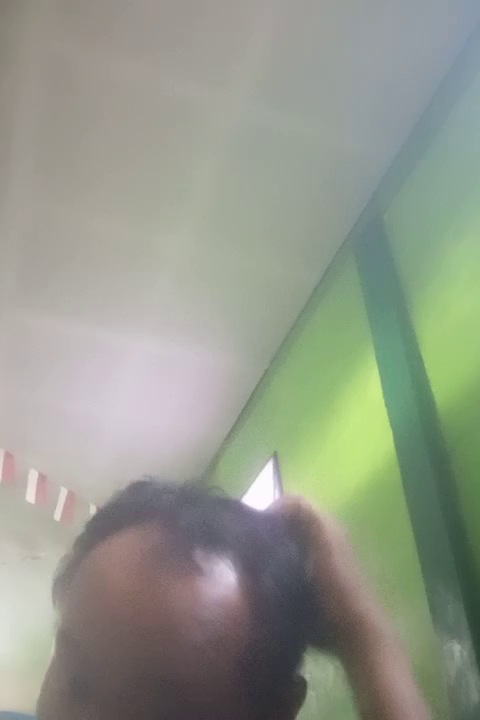
#> input picture frame 24 of dataset/video_singkat/S01_Guru_NurHolis.mp4, 480 x 720 px, given in place of the camera
$ python measure_lux.py
#> lines starting #> are read from the running program, lines starting #| are printed output that depends on the picture
#!/usr/bin/env python3
"""
=============================================================================
PENGUKURAN INTENSITAS CAHAYA (LUXOMETER) — SKRIPSI FACENET + EMAR
Penelitian : "Analisis Kinerja FaceNet dan Eye-Mouth Aspect Ratio (EMAR)
              pada Sistem Face Verification Mitigasi Serangan Spoofing Presensi"
Peneliti   : Qalwani Anugerah — NPM 221220048 — UMP 2026
=============================================================================

Fitur Utama:
1. Pembacaan Sensor Hardware (Luxmeter Digital via USB/Serial COM port atau Arduino/ESP32 BH1750/TSL2561).
2. Estimasi Fotometri Optik Kamera (OpenCV Frame Luminance Y = 0.2126R + 0.7152G + 0.0722B terkalibrasi ke Lux).
3. Preset Pengujian ISO/IEC 30107-3 & Uji Cochran's Q (Redup: <100 Lux, Standar: 100-300 Lux, Terang: >300 Lux).
4. Sinkronisasi Otomatis ke Backend Laravel (storage/app/lux_reading.json & POST /api/lux/update).
5. Visualisasi Real-Time Terminal Gauge & Mode Single-Shot (--once) untuk otomasi.
"""

import os
import sys
import time
import json
import re
import argparse
from pathlib import Path
from typing import Optional, Tuple, Dict, Any

# Root Project Directories
BASE_DIR = Path(__file__).resolve().parent.parent
STORAGE_FILE = BASE_DIR / "attendance-web" / "storage" / "app" / "lux_reading.json"
CALIBRATION_FILE = BASE_DIR / "attendance-web" / "storage" / "app" / "lux_calibration.json"
DEFAULT_API_URL = "http://127.0.0.1:8000/api/lux/update"

sys.path.insert(0, str(BASE_DIR))
from parameter_penelitian import LUX_NORMAL_MAX, LUX_REDUP_MAX  # noqa: E402

def load_calibration() -> Dict[str, float]:
    """Memuat faktor kalibrasi dari storage jika tersedia."""
    try:
        if CALIBRATION_FILE.exists():
            with open(CALIBRATION_FILE, "r", encoding="utf-8") as f:
                d = json.load(f)
                return {
                    "factor": float(d.get("factor", 1.0)),
                    "offset": float(d.get("offset", 0.0)),
                }
    except Exception:
        pass
    return {"factor": 1.0, "offset": 0.0}

# [15 lines left out: function save_calibration, not called in this run]

# ANSI Colors for Terminal Dashboard
RESET = "\033[0m"
BOLD = "\033[1m"
DIM = "\033[2m"
GREEN = "\033[92m"
YELLOW = "\033[93m"
BLUE = "\033[94m"
RED = "\033[91m"
CYAN = "\033[96m"


def categorize_lux(lux: float) -> Tuple[str, str, str, bool]:
    """
    Kategori pencahayaan berdasarkan ISO/IEC 30107-3 & Desain Eksperimen Skripsi (Subbab 5.2):
    - Redup   (LOW)    : < 100 Lux
    - Standar (NORMAL) : 100 - 300 Lux, kedua batas inklusif (Kondisi optimal verifikasi biometrik)
    - Terang  (HIGH)   : > 300 Lux
    """
    if lux < LUX_REDUP_MAX:
        return "Redup", "LOW", f"Pencahayaan Rendah (< {LUX_REDUP_MAX:.0f} Lux)", False
    elif lux <= LUX_NORMAL_MAX:
        return "Standar", "NORMAL", f"Pencahayaan Standar Optimal ({LUX_REDUP_MAX:.0f} - {LUX_NORMAL_MAX:.0f} Lux)", True
    else:
        return "Terang", "HIGH", f"Pencahayaan Tinggi (> {LUX_NORMAL_MAX:.0f} Lux)", False


def format_gauge_bar(lux: float, max_val: float = 1000.0, width: int = 30) -> str:
    """Membuat visualisasi horizontal gauge bar di terminal."""
    clamped = max(0.0, min(lux, max_val))
    filled_len = int((clamped / max_val) * width)

    if lux < LUX_REDUP_MAX:
        color = YELLOW
    elif lux <= LUX_NORMAL_MAX:
        color = GREEN
    else:
        color = BLUE

    bar = "█" * filled_len + "░" * (width - filled_len)
    return f"{color}[{bar}]{RESET} {lux:.1f} Lux"


def write_storage_json(data: Dict[str, Any]) -> bool:
    """Menulis hasil pengukuran ke storage/app/lux_reading.json agar langsung terbaca Laravel."""
    try:
        STORAGE_FILE.parent.mkdir(parents=True, exist_ok=True)
        temp_file = STORAGE_FILE.with_suffix(".tmp")
        with open(temp_file, "w", encoding="utf-8") as f:
            json.dump(data, f, indent=2)
        temp_file.replace(STORAGE_FILE)
        return True
    except Exception as e:
        print(f"{RED}[WARN] Gagal menulis ke {STORAGE_FILE}: {e}{RESET}", file=sys.stderr)
        return False


def post_to_backend(api_url: str, data: Dict[str, Any]) -> bool:
    """Mengirim data lux ke endpoint backend Laravel /api/lux/update."""
    try:
        import requests
        resp = requests.post(api_url, json=data, timeout=1.5)
        return resp.status_code == 200
    except Exception:
        return False


# =============================================================================
# 1. HARDWARE SERIAL LUXOMETER READER
# =============================================================================
class SerialLuxMeter:
    # [43 lines left out: functions __init__, _init_serial, read_lux, not called in this run]

    def close(self):
        if self.ser and self.ser.is_open:
            self.ser.close()


# [14 lines left out: function scan_com_ports, not called in this run]


# =============================================================================
# 2. CAMERA OPTICAL PHOTOMETRY LUX ESTIMATOR
class CameraPhotometry:
    """
    Estimasi intensitas cahaya ruangan (Lux) melalui kamera yang mengarah ke objek manusia.
    Fitur Presisi:
    1. Multi-Frame Burst Averaging (eliminasi flicker 50Hz/60Hz AC)
    2. Deteksi Objek Wajah Manusia (Haar Cascade frontal face)
    3. Filter Pendaran Cahaya Layar (Screen Glare Discount) di ruang gelap
    4. Auto-Exposure Control (AEC/AGC) Inversion & Model Reflektansi Kulit Manusia (rho ≈ 0.35)
    5. Hardware Exposure Shutter Query via CAP_PROP_EXPOSURE / CAP_PROP_GAIN jika didukung driver
    """
    def __init__(self, camera_index: int = 0, calib_factor: float = 1.0, calib_offset: float = 0.0):
        self.camera_index = camera_index
        self.calib_factor = calib_factor
        self.calib_offset = calib_offset
        self.cap = None
        self.face_cascade = None

    def open(self) -> bool:
        try:
            import cv2
            self.cap = cv2.VideoCapture(self.camera_index)
            if not self.cap.isOpened():
                return False
            # Atur resolusi sampling cepat
            self.cap.set(cv2.CAP_PROP_FRAME_WIDTH, 640)
            self.cap.set(cv2.CAP_PROP_FRAME_HEIGHT, 480)

            # Inisialisasi Haar Cascade Face Detector untuk mengunci objek manusia
            try:
                cascade_path = cv2.data.haarcascades + 'haarcascade_frontalface_default.xml'
                self.face_cascade = cv2.CascadeClassifier(cascade_path)
            except Exception:
                self.face_cascade = None

            return True
        except Exception as e:
            print(f"{RED}[ERROR] Gagal membuka kamera {self.camera_index}: {e}{RESET}", file=sys.stderr)
            return False

    def read_lux(self) -> Optional[float]:
        if not self.cap or not self.cap.isOpened():
            return None

        import cv2
        import numpy as np

        # Multi-frame burst sampling (3 frames) untuk eliminasi flicker lampu listrik 50Hz/60Hz
        frames = []
        for _ in range(3):
            ret, f = self.cap.read()
            if ret and f is not None:
                frames.append(f)
            time.sleep(0.02)
#> this loop made 3 passes
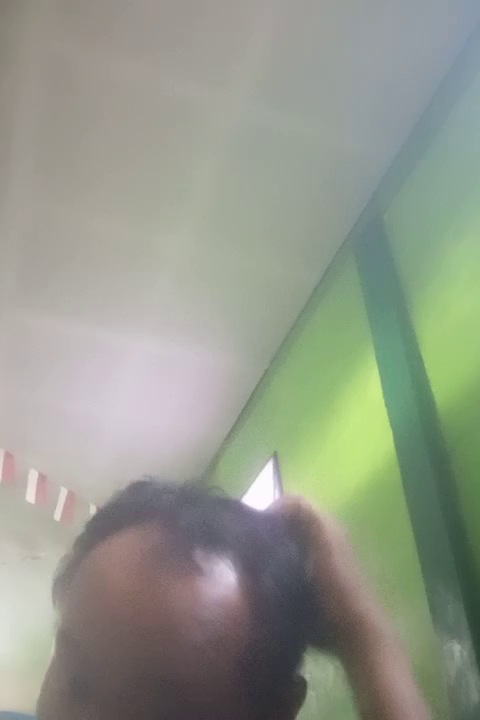
#> input picture frame 24 of dataset/video_singkat/S01_Guru_NurHolis.mp4, 480 x 720 px, given in place of the camera
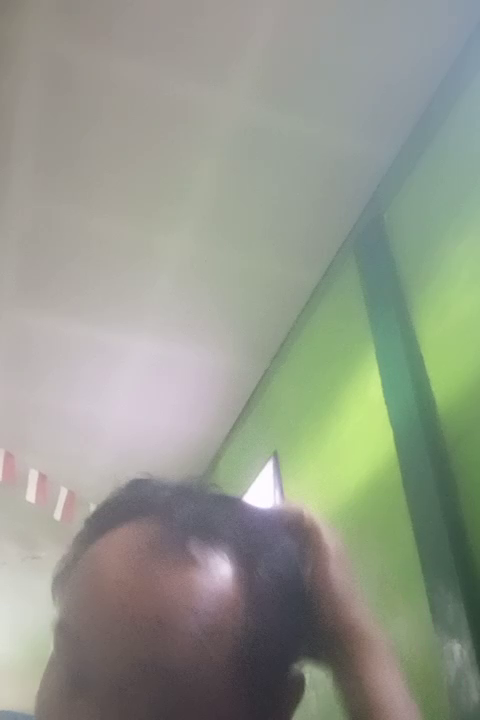
#> input picture frame 25 of dataset/video_singkat/S01_Guru_NurHolis.mp4, 480 x 720 px, given in place of the camera
#> pass 3, in read_lux, `ret, f = self.cap.read()`:
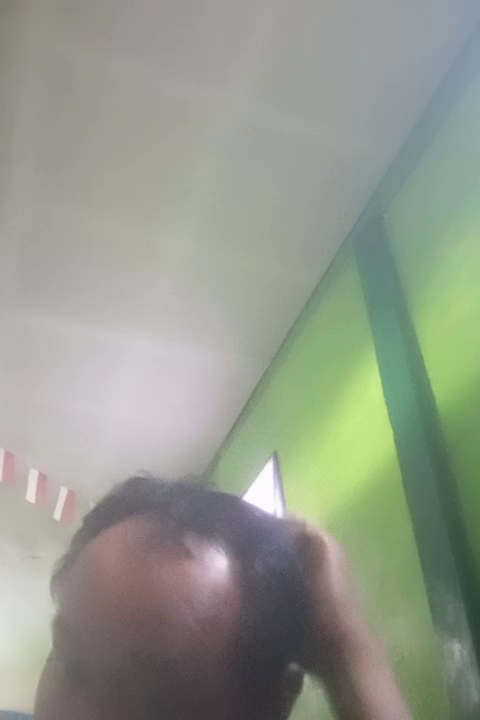
#> f: shape (720, 480, 3); mean B, G, R 139.8, 152.7, 147.7
#> after the loop, frames = 3 items

        if not frames:
            return None

        avg_frame = np.mean(frames, axis=0).astype(np.uint8)
        h, w = avg_frame.shape[:2]
        gray_full = cv2.cvtColor(avg_frame, cv2.COLOR_BGR2GRAY)
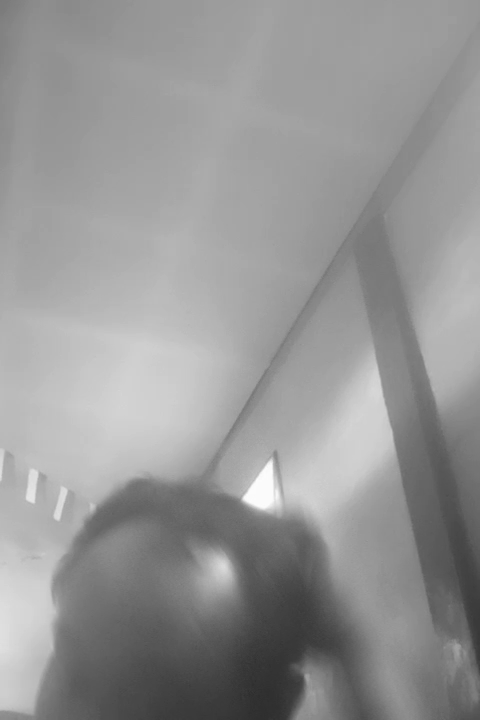
#> gray_full: shape (720, 480); min 45, max 254, mean 149.3

        # 1. Deteksi Objek Manusia (Wajah) vs Ruangan Sekitar
        cw_start, cw_end = int(w * 0.30), int(w * 0.70)
        ch_start, ch_end = int(h * 0.20), int(h * 0.75)
        center_roi = avg_frame[ch_start:ch_end, cw_start:cw_end]
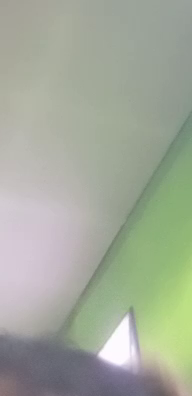
#> center_roi: shape (396, 192, 3); mean of channels 0, 1, 2 154.1, 169.4, 162.7; drawn as B, G, R
        gray_center = cv2.cvtColor(center_roi, cv2.COLOR_BGR2GRAY)
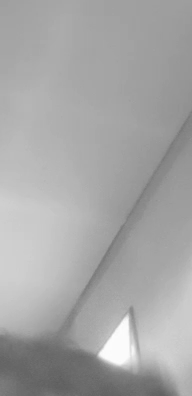
#> gray_center: shape (396, 192); min 94, max 254, mean 165.6

        mean_face_y = float(np.mean(gray_center))
#> mean_face_y = 165.6
        is_face_targeted = False

        if self.face_cascade and not self.face_cascade.empty():
            try:
                faces = self.face_cascade.detectMultiScale(
                    gray_full,
                    scaleFactor=1.1,
                    minNeighbors=4,
                    minSize=(60, 60),
                )
#> faces = ()
                if len(faces) > 0:
                    # Pilih wajah terbesar di depan kamera
                    fx, fy, fw, fh = max(faces, key=lambda b: b[2] * b[3])
                    # Inset 10% untuk fokus pada kulit dahi/pipi
                    f_roi = avg_frame[fy + int(fh * 0.1):fy + int(fh * 0.9), fx + int(fw * 0.1):fx + int(fw * 0.9)]
                    if f_roi.size > 0:
                        mean_face_y = float(np.mean(cv2.cvtColor(f_roi, cv2.COLOR_BGR2GRAY)))
                        is_face_targeted = True
            except Exception:
                pass

        mean_ambient_y = float(np.mean(gray_full))
#> mean_ambient_y = 149.3

        # 2. Filter Eliminasi Pendaran Cahaya Layar (Screen Glare Discount)
        # Jika ruangan gelap (ambient < 35) tetapi wajah menyala akibat layar monitor
        effective_face_y = mean_face_y
#> effective_face_y = 165.6
        if mean_ambient_y < 65.0 and mean_face_y > mean_ambient_y * 1.4:
            screen_glare_bonus = mean_face_y - mean_ambient_y * 1.2
            effective_face_y = max(mean_ambient_y, mean_face_y - screen_glare_bonus * 0.85)

        # Analisis clipping shadow (<20) dan highlight (>235)
        shadow_clip_ratio = float(np.mean(gray_full < 20))
#> shadow_clip_ratio = 0
        highlight_clip_ratio = float(np.mean(gray_full > 235))
#> highlight_clip_ratio = 0.00242

        # 3. Periksa hardware exposure value dari driver
        exp_prop = self.cap.get(cv2.CAP_PROP_EXPOSURE)
        gain_prop = self.cap.get(cv2.CAP_PROP_GAIN)

        raw_lux = 300.0
        if exp_prop != 0 and exp_prop != -1 and not np.isnan(exp_prop):
            try:
                t_sec = 2.0 ** exp_prop if exp_prop < 0 else (exp_prop / 1000.0 if exp_prop > 1 else exp_prop)
                iso = max(100.0, gain_prop if gain_prop > 0 else 200.0)
                raw_lux = (250.0 * 4.0 / (t_sec * iso)) * (effective_face_y / 128.0)
            except Exception:
                raw_lux = 300.0
        else:
            # 4. Inversi AEC/AGC Berdasarkan Reflektansi Kulit Wajah & Cahaya Ruangan
            aec_gain_factor = 1.0
            if shadow_clip_ratio > 0.08:
                aec_gain_factor -= min(0.65, (shadow_clip_ratio - 0.08) * 2.2)
            if highlight_clip_ratio > 0.06:
                aec_gain_factor += min(1.8, highlight_clip_ratio * 3.5)

            effective_room_lum = (effective_face_y * 0.65 + mean_ambient_y * 0.35) / 255.0
#> effective_room_lum = 0.627
            base_lux = 850.0 * (max(0.01, effective_room_lum) ** 1.75)
#> base_lux = 375.5
            raw_lux = base_lux * max(0.15, aec_gain_factor)
#> raw_lux = 375.5

        # 5. Terapkan faktor kalibrasi dan offset
        calibrated_lux = (raw_lux * self.calib_factor) + self.calib_offset
#> calibrated_lux = 375.5
        return max(5.0, round(calibrated_lux, 1))

    def close(self):
        if self.cap:
            self.cap.release()


# =============================================================================
# 3. PRESETS PENGUJIAN SKRIPSI COCHRAN'S Q & ISO/IEC 30107-3
# =============================================================================
RESEARCH_PRESETS = {
    "low": 75.0,
    "redup": 75.0,
    "normal": 200.0,
    "standar": 200.0,
    "high": 650.0,
    "terang": 650.0,
}


# =============================================================================
# 4. MAIN RUNNER & CLI INTERFACE
# =============================================================================
def main():
    parser = argparse.ArgumentParser(
        description="Skrip Pengukuran Lux (Luxometer) untuk Skripsi FaceNet + EMAR"
    )
    parser.add_argument("--mode", choices=["hardware", "camera", "preset", "set"], default=None,
                        help="Mode pengukuran: hardware (serial port), camera (webcam fotometri), preset (standar penelitian), set (nilai tetap)")
    parser.add_argument("--port", type=str, default=None, help="Port COM serial hardware (contoh: COM3, /dev/ttyUSB0)")
    parser.add_argument("--baud", type=int, default=9600, help="Baudrate serial luxmeter (default: 9600)")
    parser.add_argument("--camera", type=int, default=0, help="Index webcam untuk fotometri optik (default: 0)")
    parser.add_argument("--preset", choices=["redup", "low", "standar", "normal", "terang", "high"], default=None,
                        help="Preset pencahayaan skripsi: redup (75 Lux), standar (200 Lux), terang (650 Lux)")
    parser.add_argument("--set", type=float, default=None, help="Atur nilai Lux manual secara langsung")
    parser.add_argument("--scan-ports", action="store_true", help="Pindai dan tampilkan daftar port serial yang tersedia")
    parser.add_argument("--sync", action="store_true", default=True, help="Sinkronkan hasil pengukuran ke attendance-web/storage dan API Laravel")
    parser.add_argument("--api-url", type=str, default=DEFAULT_API_URL, help=f"URL endpoint backend Laravel (default: {DEFAULT_API_URL})")
    parser.add_argument("--interval", type=float, default=1.0, help="Interval loop pengukuran dalam detik (default: 1.0)")
    parser.add_argument("--calib-factor", type=float, default=None, help="Faktor pengali kalibrasi kamera (default: muat dari storage atau 1.0)")
    parser.add_argument("--calib-offset", type=float, default=None, help="Offset penambahan kalibrasi kamera (default: muat dari storage atau 0.0)")
    parser.add_argument("--calibrate", type=float, default=None,
                        help="Kalibrasi kamera otomatis ke nilai Lux acuan fisik (contoh: --calibrate 300) dan simpan ke lux_calibration.json")
    parser.add_argument("--once", action="store_true", help="Ukur satu kali, simpan, cetak JSON, lalu keluar")
    parser.add_argument("--quiet", action="store_true", help="Jangan tampilkan dashboard interaktif (hanya log)")

    args = parser.parse_args()

    if args.scan_ports:
        scan_com_ports()
        return

    # Mode Kalibrasi Cepat
    if args.calibrate is not None:
        target_lux = float(args.calibrate)
        print(f"\n{BOLD}{CYAN}=== KALIBRASI OTOMATIS KAMERA KE LUXMETER ACUAN ==={RESET}")
        print(f" Target Lux Fisik Acuan : {BOLD}{GREEN}{target_lux} Lux{RESET}")
        print(f" Mengakses webcam (Index {args.camera}) untuk sampling respons sensor...")
        test_cam = CameraPhotometry(camera_index=args.camera, calib_factor=1.0, calib_offset=0.0)
        if not test_cam.open():
            print(f"{RED}[ERROR] Gagal membuka webcam.{RESET}")
            sys.exit(1)

        time.sleep(1.2) # Settling kamera
        samples = []
        for _ in range(5):
            val = test_cam.read_lux()
            if val:
                samples.append(val)
            time.sleep(0.1)
        test_cam.close()

        if not samples:
            print(f"{RED}[ERROR] Gagal membaca data frame dari kamera.{RESET}")
            sys.exit(1)

        raw_avg = sum(samples) / len(samples)
        new_factor = round(target_lux / max(1.0, raw_avg), 3)
        print(f" Pembacaan Mentah Rata-rata : {raw_avg:.1f} Lux")
        print(f" Faktor Kalibrasi Terhitung : {BOLD}{GREEN}{new_factor}x{RESET}")
        save_calibration(new_factor, 0.0, profile="cli_reference_calibrated")
        print(f"{GREEN}[OK] Kalibrasi berhasil disimpan ke {CALIBRATION_FILE.name}{RESET}")
        print(" Seluruh pengukuran berikutnya otomatis menggunakan faktor kalibrasi ini.\n")
        return

    # Muat kalibrasi tersimpan
    stored_calib = load_calibration()
    active_factor = args.calib_factor if args.calib_factor is not None else stored_calib.get("factor", 1.0)
    active_offset = args.calib_offset if args.calib_offset is not None else stored_calib.get("offset", 0.0)

    # Tentukan Mode Operasi
    mode = args.mode
    if args.set is not None:
        mode = "set"
    elif args.preset is not None:
        mode = "preset"
    elif args.port is not None:
        mode = "hardware"
    elif mode is None:
        # Default auto-detect: coba hardware jika ada argumen port, sebaliknya default ke camera
        mode = "camera"

    # Setup Provider
    serial_meter = None
    cam_meter = None
    source_name = mode
    device_name = "Luxometer"

    if mode == "hardware":
        if not args.port:
            print(f"{RED}[ERROR] Mode hardware memerlukan parameter --port (contoh: --port COM3).{RESET}")
            scan_com_ports()
            sys.exit(1)
        serial_meter = SerialLuxMeter(args.port, baudrate=args.baud)
        source_name = "hardware_serial"
        device_name = f"Serial Luxometer ({args.port})"
    elif mode == "camera":
        cam_meter = CameraPhotometry(camera_index=args.camera, calib_factor=active_factor, calib_offset=active_offset)
        if not cam_meter.open():
            print(f"{YELLOW}[WARN] Tidak dapat membuka webcam index {args.camera}. Beralih ke preset Standar (200 Lux).{RESET}")
            mode = "preset"
            args.preset = "standar"
        else:
            source_name = "camera_photometry"
            device_name = f"Webcam Optical Photometry (Cam {args.camera}, Calib: {active_factor}x)"

    if not args.quiet and not args.once:
        print("=" * 65)
        print(f"{BOLD}{CYAN} PENGUKURAN LUX INTENSITAS CAHAYA — SKRIPSI QALWANI ANUGERAH{RESET}")
        print(f" Mode Sumber      : {BOLD}{source_name.upper()}{RESET}")
        print(f" Perangkat/Sensor : {device_name}")
        print(f" Sinkronisasi     : {GREEN}AKTIF{RESET} -> {STORAGE_FILE.name} & {args.api_url}")
        print(f" Tekan Ctrl+C untuk menghentikan pengukuran.")
        print("=" * 65)

    try:
        while True:
            current_lux: Optional[float] = None

            if mode == "set":
                current_lux = float(args.set)
                source_name = "manual_set"
                device_name = "CLI Manual Input"
            elif mode == "preset":
                preset_key = (args.preset or "standar").lower()
                current_lux = RESEARCH_PRESETS.get(preset_key, 200.0)
                source_name = "research_preset"
                device_name = f"ISO/IEC 30107 Preset ({preset_key.upper()})"
            elif mode == "hardware" and serial_meter:
                current_lux = serial_meter.read_lux()
            elif mode == "camera" and cam_meter:
                current_lux = cam_meter.read_lux()
#> current_lux = 375.5

            # Fallback jika sensor hardware belum mengirim data
            if current_lux is None:
                current_lux = 300.0
                raw_reading = "NO_DATA_FALLBACK"
            else:
                raw_reading = current_lux
#> raw_reading = 375.5

            condition, code, desc, is_optimal = categorize_lux(current_lux)
#> condition = 'Terang'; code = 'HIGH'; desc = 'Pencahayaan Tinggi (> 300 Lux)'; is_optimal = False
            now_iso = time.strftime("%Y-%m-%dT%H:%M:%S%z")
#> now_iso = '2026-11-20T08:52:50+0000'

            payload = {
                "lux": round(current_lux, 1),
                "condition": condition,
                "condition_code": code,
                "condition_desc": desc,
                "is_optimal": is_optimal,
                "source": source_name,
                "device": device_name,
                "raw_reading": raw_reading,
                "updated_at": now_iso,
            }

            # 1. Sinkronisasi ke disk storage
            if args.sync:
                write_storage_json(payload)
                # 2. Sinkronisasi ke API Laravel (Background attempt)
                post_to_backend(args.api_url, payload)
#> (the call stopped at in post_to_backend, `resp = requests.post(api_url, json=data, timeout=1.5)`: requests is not available in this run)

            # Tampilan Output
            if args.once:
                print(json.dumps(payload, indent=2))
                break

            if not args.quiet:
                status_badge = f"{GREEN}[OPTIMAL]{RESET}" if is_optimal else f"{YELLOW}[PERHATIAN]{RESET}"
                cond_color = YELLOW if code == "LOW" else (GREEN if code == "NORMAL" else BLUE)
                gauge = format_gauge_bar(current_lux)
#> in format_gauge_bar, `clamped = max(0.0, min(lux, max_val))`: clamped = 375.5
#> in format_gauge_bar, `filled_len = int((clamped / max_val) * width)`: filled_len = 11
#> in format_gauge_bar, `bar = "█" * filled_len + "░" * (width - filled_len)`: bar = '███████████░░░░░░░░░░░░░░░░░░░'

                # Baris interaktif dengan carriage return
                sys.stdout.write(
                    f"\r\033[K"
                    f"{BOLD}{time.strftime('%H:%M:%S')}{RESET} | "
                    f"Gauge: {gauge} | "
                    f"Kondisi: {cond_color}{BOLD}{condition}{RESET} ({code}) {status_badge}"
                )
#| [K[1m08:52:50[0m | Gauge: [94m[███████████░░░░░░░░░░░░░░░░░░░][0m 375.5 Lux | Kondisi: [94m[1mTerang[0m (HIGH) [93m[PERHATIAN][0m
                sys.stdout.flush()

            time.sleep(args.interval)

    except KeyboardInterrupt:
        if not args.quiet and not args.once:
            print(f"\n\n{YELLOW}[INFO] Pengukuran Lux dihentikan oleh pengguna.{RESET}")
    finally:
        if serial_meter:
            serial_meter.close()
        if cam_meter:
            cam_meter.close()


if __name__ == "__main__":
#> (the run stopped early here; a loop or call above may not have finished)
